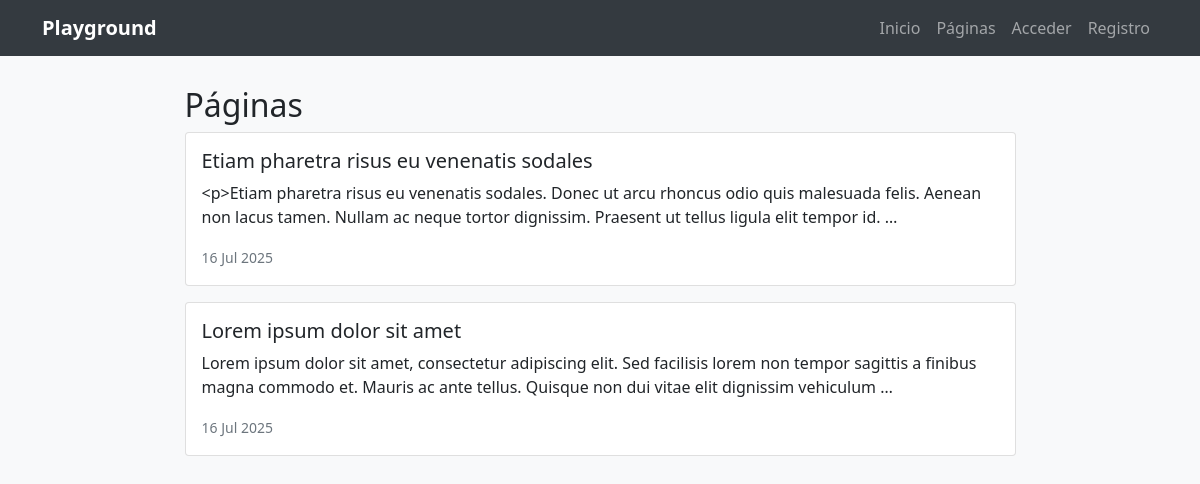
The page /pages/ on the database its author committed.
### pages/models.py (models this page shows, shortened)
class Page(models.Model):
    title = models.CharField(max_length=200, verbose_name="Título")
    content = RichTextField(verbose_name="Contenido")
    order = models.SmallIntegerField(verbose_name="Orden", default=0)
    created = models.DateTimeField(auto_now_add=True, verbose_name="Fecha de creación")
    updated = models.DateTimeField(auto_now=True, verbose_name="Fecha de edición")
    class Meta:
        verbose_name = "página"
        verbose_name_plural = "páginas"
        ordering = ['order', 'title']

### pages/templates/pages/page_list.html (shortened to what this page needs)
{% extends 'core/base.html' %}
{% block content %}
<div class="container" style="margin-top: 30px;">
    <div class="row">
        <div class="col-md-9 mx-auto">
            <h2>Páginas</h2>
            {% if page_list %}
                {% for page in page_list %}
                    <div class="card mb-3">
                        <div class="card-body">
                            <h5 class="card-title">
                                <a href="{% url 'page' page.pk %}" class="text-decoration-none text-dark">
                                    {{ page.title }}
                                </a>
                            </h5>
                            <p class="card-text">{{ page.content|truncatewords:30 }}</p>
                            <small class="text-muted">{{ page.created|date:"d M Y" }}</small>
                        </div>
                    </div>
                {% endfor %}
            {% else %}
                <div class="alert alert-info">
                    <p>No hay páginas disponibles.</p>
                </div>
            {% endif %}
        </div>
    </div>
</div>
{% endblock %}

### core/templates/core/base.html (style rules this page uses)
body { background-color: #f8f9fa; }

### rows shown on the page
Page: title "Etiam pharetra risus eu venenatis sodales", content "<p>Etiam pharetra risus eu venenatis sodales. Donec ut arcu rhoncus odio quis malesuada felis. Aenean non lacus tamen. Nullam ac neque tortor dignissim. Praesent ut tellus ligula elit tempor id. …", created "16 Jul 2025"
Page: title "Lorem ipsum dolor sit amet", content "Lorem ipsum dolor sit amet, consectetur adipiscing elit. Sed facilisis lorem non tempor sagittis a finibus magna commodo et. Mauris ac ante tellus. Quisque non dui vitae elit dignissim vehiculum …", created "16 Jul 2025"
